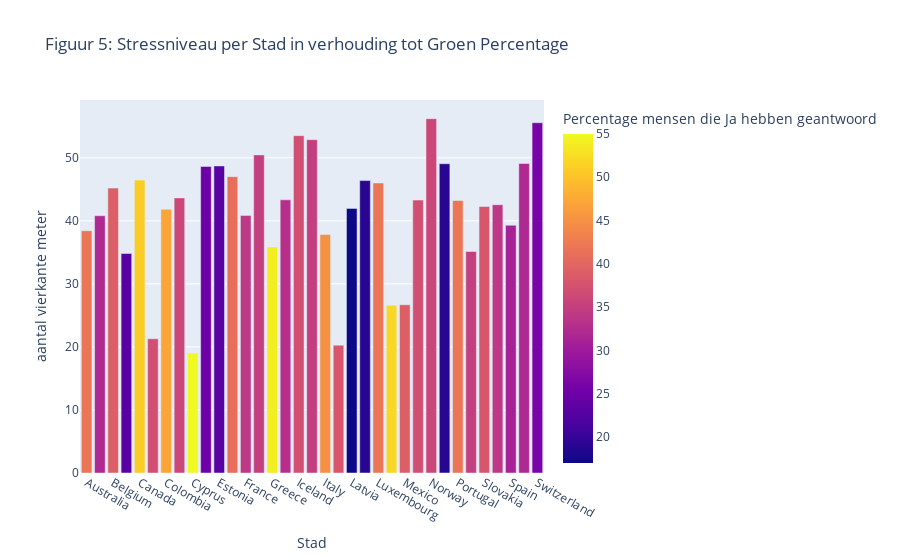

The cell this chart's notebook holds for it:
### Code cell
fig5 = px.bar(merged_df, x='Country', y='Gemiddelde aandeel van groen in oppervlakte van stad', 
              color='Percentage mensen die Ja hebben geantwoord', barmode='group',
              title='Figuur 5: Stressniveau per Stad in verhouding tot Groen Percentage')
fig5.update_layout(yaxis={'title':'aantal vierkante meter'}, xaxis={'title':'Stad'})

fig5.add_annotation(
    xref='paper', yref='paper',
    x=0.7, y=-1.5,  # Adjust y to position the annotation at the bottom
    showarrow=False,
    xanchor='center',
    yanchor='top',
    align='center',
    text='Deze staafdiagram laat per land de percentage mensen zien die Ja hebben geantwoord op de enquêtevraag, <br>' +
         'ten opzichte van de gemiddelde aandeel groen van de oppervlakte van een stad. <br>' +
         'Als je met de muis over een land heen beweegt, dan zie je de precieze percentages. <br>' +
         'In de plot is te zien dat de staven die minder lang zijn een meer gele kleur hebben. <br> ' +
         'Dit betekent dat de bevolking van landen met minder groen meer stress ervaart',
    font=dict(size=13),  # Adjust font size if necessary
)

fig5.show()

### Figure 1 — Plotly figure (JSON) as saved in the notebook; plotly's stock layout.template omitted (floating-point values rounded to 4 significant figures)
{"data": [{"alignmentgroup": "True", "hovertemplate": "Country=%{x}<br>Gemiddelde aandeel van groen in oppervlakte van stad=%{y}<br>Percentage mensen die Ja hebben geantwoord=%{marker.color}<extra></extra>", "legendgroup": "", "marker": {"color": [42, 32, 39, 23, 51, 37, 47, 36, 55, 25, 23, 41, 34, 35, 54, 33, 37, 35, 45, 38, 17, 19, 42, 52, 39, 37, 36, 19, 42, 35, 38, 34, 31, 32, 26], "coloraxis": "coloraxis", "pattern": {"shape": ""}}, "name": "", "offsetgroup": "", "orientation": "v", "showlegend": false, "textposition": "auto", "type": "bar", "x": ["Australia", "Austria", "Belgium", "Bulgaria", "Canada", "Chile", "Colombia", "Croatia", "Cyprus", "Denmark", "Estonia", "Finland", "France", "Germany", "Greece", "Hungary", "Iceland", "Ireland", "Italy", "Japan", "Latvia", "Lithuania", "Luxembourg", "Malta", "Mexico", "New Zealand", "Norway", "Poland", "Portugal", "Romania", "Slovakia", "Slovenia", "Spain", "Sweden", "Switzerland"], "xaxis": "x", "y": [38.43, 40.8, 45.18, 34.81, 46.46, 21.3, 41.84, 43.63, 19.03, 48.62, 48.7, 47, 40.86, 50.45, 35.86, 43.33, 53.5, 52.87, 37.84, 20.28, 41.97, 46.38, 46, 26.6, 26.68, 43.29, 56.2, 49.05, 43.22, 35.13, 42.27, 42.55, 39.29, 49.09, 55.56], "yaxis": "y"}], "layout": {"annotations": [{"align": "center", "font": {"size": 13}, "showarrow": false, "text": "Deze staafdiagram laat per land de percentage mensen zien die Ja hebben geantwoord op de enquêtevraag, <br>ten opzichte van de gemiddelde aandeel groen van de oppervlakte van een stad. <br>Als je met de muis over een land heen beweegt, dan zie je de precieze percentages. <br>In de plot is te zien dat de staven die minder lang zijn een meer gele kleur hebben. <br> Dit betekent dat de bevolking van landen met minder groen meer stress ervaart", "x": 0.7, "xanchor": "center", "xref": "paper", "y": -1.5, "yanchor": "top", "yref": "paper"}], "barmode": "group", "coloraxis": {"colorbar": {"title": {"text": "Percentage mensen die Ja hebben geantwoord"}}, "colorscale": [[0, "#0d0887"], [0.1111, "#46039f"], [0.2222, "#7201a8"], [0.3333, "#9c179e"], [0.4444, "#bd3786"], [0.5556, "#d8576b"], [0.6667, "#ed7953"], [0.7778, "#fb9f3a"], [0.8889, "#fdca26"], [1, "#f0f921"]]}, "legend": {"tracegroupgap": 0}, "title": {"text": "Figuur 5: Stressniveau per Stad in verhouding tot Groen Percentage"}, "xaxis": {"anchor": "y", "domain": [0, 1], "title": {"text": "Stad"}}, "yaxis": {"anchor": "x", "domain": [0, 1], "title": {"text": "aantal vierkante meter"}}}}
